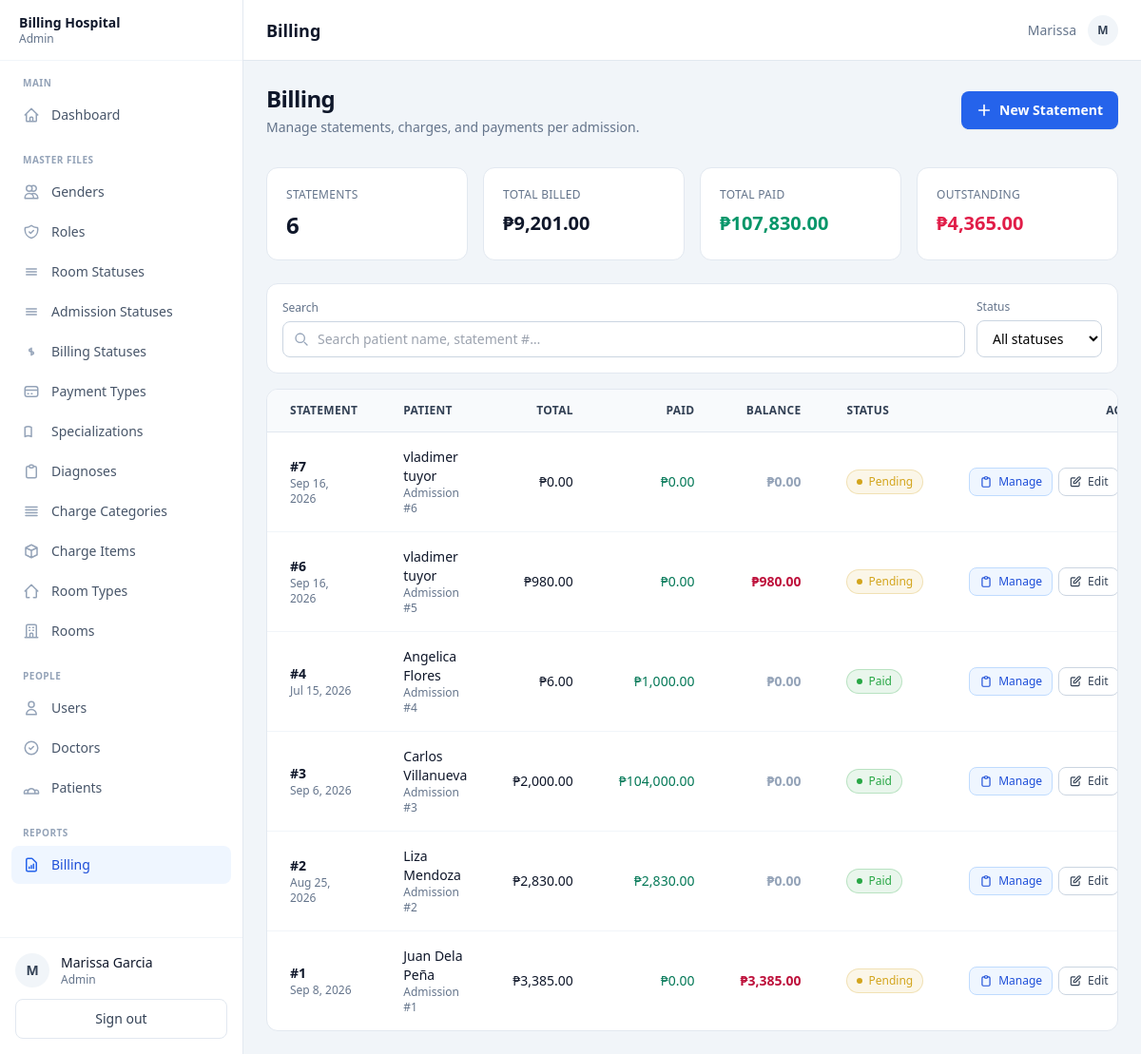
Screenshot of /index.php?page=billing (signed in) with the database file from the repository.
### tables this page shows
CREATE TABLE `billing_statement` (
  `statement_id` int(11) NOT NULL,
  `admission_id` int(11) NOT NULL,
  `status_id` int(11) NOT NULL,
  `statement_date` datetime NOT NULL,
  `due_date` date DEFAULT NULL,
  `subtotal_amount` decimal(12,2) NOT NULL DEFAULT 0.00,
  `insurance_coverage_amount` decimal(12,2) NOT NULL DEFAULT 0.00,
  `government_discount` decimal(12,2) NOT NULL DEFAULT 0.00,
  `tax_amount` decimal(12,2) NOT NULL DEFAULT 0.00,
  `total_amount` decimal(12,2) NOT NULL DEFAULT 0.00,
  `amount_paid` decimal(12,2) NOT NULL DEFAULT 0.00,
  `balance_amount` decimal(12,2) NOT NULL DEFAULT 0.00,
  `created_at` datetime NOT NULL DEFAULT current_timestamp(),
  `created_by_user_id` int(11) DEFAULT NULL,
  `notes` text DEFAULT NULL
);

CREATE TABLE `patient` (
  `patient_id` int(11) NOT NULL,
  `gender_id` int(11) NOT NULL,
  `first_name` varchar(100) NOT NULL,
  `last_name` varchar(100) NOT NULL,
  `birth_date` date DEFAULT NULL,
  `contact_number` varchar(30) DEFAULT NULL,
  `address` varchar(255) DEFAULT NULL,
  `email` varchar(150) DEFAULT NULL,
  `emergency_contact` varchar(150) DEFAULT NULL,
  `emergency_contact_number` varchar(30) DEFAULT NULL,
  `medical_history` text DEFAULT NULL,
  `created_at` datetime NOT NULL DEFAULT current_timestamp(),
  `is_active` tinyint(1) NOT NULL DEFAULT 1
);

CREATE TABLE `billing_status` (
  `status_id` int(11) NOT NULL,
  `status_name` varchar(50) NOT NULL,
  `color_code` varchar(20) DEFAULT NULL,
  `is_paid_status` tinyint(1) NOT NULL DEFAULT 0
);

### index.php (called while the page is built, shortened)
<?php
$currentUser = $_SESSION['user'];
$roleId      = (int)$currentUser['role_id'];
$layout = match ($roleId) {
    1 => 'admin',
    2 => 'doctor',
    3 => 'nurse',
    4 => 'cashier',
    default => 'admin',
};
require __DIR__ . '/views/layouts/' . $layout . '.php';

### controllers/BillingController.php (called while the page is built, shortened)
<?php
class BillingController
{
    private PDO $pdo;
    public function __construct(PDO $pdo) { $this->pdo = $pdo; }
    public function getAll(): array
    {
        return $this->pdo->query(
            'SELECT bs.statement_id, bs.admission_id, bs.status_id, bs.statement_date,
                    bs.due_date, bs.subtotal_amount, bs.insurance_coverage_amount,
                    bs.government_discount, bs.tax_amount, bs.total_amount,
                    bs.amount_paid, bs.balance_amount, bs.created_at, bs.notes,
                    bst.status_name, bst.color_code, bst.is_paid_status,
                    p.patient_id, p.first_name, p.last_name,
                    a.admission_datetime
             FROM `billing_statement` bs
             INNER JOIN `billing_status` bst ON bst.status_id = bs.status_id
             INNER JOIN `admission` a ON a.admission_id = bs.admission_id
             INNER JOIN `patient` p ON p.patient_id = a.patient_id
             ORDER BY bs.statement_id DESC'
        )->fetchAll();
    }
}

### views/admin/billing.php (the view, shortened to what this page needs)
<?php
require_once __DIR__ . '/../../controllers/BillingController.php';
$controller       = new BillingController($pdo);
$statements       = $controller->getAll();
$totalStatements = count($statements);
$totalBilled     = 0;
$totalPaid       = 0;
$totalBalance    = 0;
foreach ($statements as $s) {
    $totalBilled  += (float)$s['total_amount'];
    $totalPaid    += (float)$s['amount_paid'];
    $totalBalance += (float)$s['balance_amount'];
}
?>
<div class="mb-8 flex flex-col sm:flex-row sm:items-center sm:justify-between gap-4">
    <div>
        <h1 class="text-2xl font-bold text-slate-900 tracking-tight">Billing</h1>
        <p class="mt-1 text-sm text-slate-500">Manage statements, charges, and payments per admission.</p>
    </div>
    <button type="button" id="openCreateBtn"
            class="inline-flex items-center justify-center gap-2 rounded-lg bg-blue-600 px-4 py-2.5 text-sm font-semibold text-white shadow-sm hover:bg-blue-700">
        <svg class="w-4 h-4" fill="none" viewBox="0 0 24 24" stroke="currentColor" stroke-width="2.5">
            <path stroke-linecap="round" stroke-linejoin="round" d="M12 4v16m8-8H4"/>
        </svg>
        New Statement
    </button>
</div>
<div class="grid grid-cols-1 sm:grid-cols-4 gap-4 mb-6">
    <div class="bg-white rounded-xl border border-slate-200 p-5">
        <p class="text-xs font-medium text-slate-500 uppercase tracking-wide">Statements</p>
        <p class="mt-2 text-2xl font-bold text-slate-900"><?= $totalStatements ?></p>
    </div>
    <div class="bg-white rounded-xl border border-slate-200 p-5">
        <p class="text-xs font-medium text-slate-500 uppercase tracking-wide">Total Billed</p>
        <p class="mt-2 text-xl font-bold text-slate-900">₱<?= number_format($totalBilled, 2) ?></p>
    </div>
    <div class="bg-white rounded-xl border border-slate-200 p-5">
        <p class="text-xs font-medium text-slate-500 uppercase tracking-wide">Total Paid</p>
        <p class="mt-2 text-xl font-bold text-emerald-600">₱<?= number_format($totalPaid, 2) ?></p>
    </div>
    <div class="bg-white rounded-xl border border-slate-200 p-5">
        <p class="text-xs font-medium text-slate-500 uppercase tracking-wide">Outstanding</p>
        <p class="mt-2 text-xl font-bold text-rose-600">₱<?= number_format($totalBalance, 2) ?></p>
    </div>
</div>
<div class="bg-white rounded-xl border border-slate-200 p-4 mb-4">
    <div class="flex flex-col lg:flex-row lg:items-end gap-3">
        <div class="flex-1">
            <label class="block text-xs font-medium text-slate-500 mb-1.5">Search</label>
            <div class="relative">
                <input type="text" id="filterSearch" placeholder="Search patient name, statement #…"
                       class="w-full rounded-lg border border-slate-300 pl-9 pr-3 py-2 text-sm
                              focus:outline-none focus:ring-2 focus:ring-blue-500 focus:border-blue-500">
            </div>
        </div>
        <div>
            <label class="block text-xs font-medium text-slate-500 mb-1.5">Status</label>
            <select id="filterStatus"
                    class="w-full rounded-lg border border-slate-300 px-3 py-2 text-sm bg-white
                           focus:outline-none focus:ring-2 focus:ring-blue-500 focus:border-blue-500">
                <option value="">All statuses</option>
            </select>
        </div>
    </div>
</div>
<div class="bg-white rounded-xl border border-slate-200 overflow-hidden">
    <div class="overflow-x-auto">
        <table class="min-w-full text-sm">
            <thead class="bg-slate-50 border-b border-slate-200">
                <tr>
                    <th class="text-left px-6 py-3.5 font-semibold text-slate-700 text-xs uppercase tracking-wide">Statement</th>
                    <th class="text-left px-6 py-3.5 font-semibold text-slate-700 text-xs uppercase tracking-wide">Patient</th>
                    <th class="text-right px-6 py-3.5 font-semibold text-slate-700 text-xs uppercase tracking-wide">Total</th>
                    <th class="text-right px-6 py-3.5 font-semibold text-slate-700 text-xs uppercase tracking-wide">Paid</th>
                    <th class="text-right px-6 py-3.5 font-semibold text-slate-700 text-xs uppercase tracking-wide">Balance</th>
                    <th class="text-left px-6 py-3.5 font-semibold text-slate-700 text-xs uppercase tracking-wide">Status</th>
                    <th class="text-right px-6 py-3.5 font-semibold text-slate-700 text-xs uppercase tracking-wide">Actions</th>
                </tr>
            </thead>
            <tbody class="divide-y divide-slate-100">
                <?php foreach ($statements as $s):
                    $search = strtolower($s['first_name'] . ' ' . $s['last_name'] . ' #' . $s['statement_id'] . ' ' . $s['status_name']);
                ?>
                    <tr class="hover:bg-slate-50 statement-row"
                        data-statement-id="<?= (int)$s['statement_id'] ?>"
                        data-search="<?= htmlspecialchars($search) ?>"
                        data-status="<?= htmlspecialchars($s['status_name']) ?>">
                        <td class="px-6 py-4">
                            <p class="font-semibold text-slate-900">#<?= (int)$s['statement_id'] ?></p>
                            <p class="text-xs text-slate-500"><?= htmlspecialchars(date('M j, Y', strtotime($s['statement_date']))) ?></p>
                        </td>
                        <td class="px-6 py-4">
                            <p class="font-medium text-slate-900"><?= htmlspecialchars($s['first_name'] . ' ' . $s['last_name']) ?></p>
                            <p class="text-xs text-slate-500">Admission #<?= (int)$s['admission_id'] ?></p>
                        </td>
                        <td class="px-6 py-4 text-right font-medium text-slate-900 whitespace-nowrap">
                            ₱<?= number_format((float)$s['total_amount'], 2) ?>
                        </td>
                        <td class="px-6 py-4 text-right text-emerald-700 whitespace-nowrap">
                            ₱<?= number_format((float)$s['amount_paid'], 2) ?>
                        </td>
                        <td class="px-6 py-4 text-right font-semibold whitespace-nowrap
                                   <?= (float)$s['balance_amount'] > 0 ? 'text-rose-700' : 'text-slate-400' ?>">
                            ₱<?= number_format((float)$s['balance_amount'], 2) ?>
                        </td>
                        <td class="px-6 py-4">
                            <span class="inline-flex items-center gap-1.5 rounded-full border px-2.5 py-1 text-xs font-medium"
                                  style="background-color: <?= htmlspecialchars($s['color_code'] ?? '#6b7280') ?>1A;
                                         color: <?= htmlspecialchars($s['color_code'] ?? '#6b7280') ?>;
                                         border-color: <?= htmlspecialchars($s['color_code'] ?? '#6b7280') ?>40;">
                                <span class="w-1.5 h-1.5 rounded-full" style="background-color: <?= htmlspecialchars($s['color_code'] ?? '#6b7280') ?>"></span>
                                <?= htmlspecialchars($s['status_name']) ?>
                            </span>
                        </td>
                        <td class="px-6 py-4 text-right whitespace-nowrap">
                            <div class="inline-flex items-center gap-1.5">
                                <button type="button"
                                        class="manage-btn inline-flex items-center gap-1.5 rounded-lg border border-blue-200 bg-blue-50 px-2.5 py-1.5 text-xs font-medium text-blue-700 hover:bg-blue-100"
                                        data-statement-id="<?= (int)$s['statement_id'] ?>">
                                    <svg class="w-3.5 h-3.5" fill="none" viewBox="0 0 24 24" stroke="currentColor" stroke-width="2">
                                        <path stroke-linecap="round" stroke-linejoin="round" d="M9 5H7a2 2 0 00-2 2v12a2 2 0 002 2h10a2 2 0 002-2V7a2 2 0 00-2-2h-2M9 5a2 2 0 002 2h2a2 2 0 002-2M9 5a2 2 0 012-2h2a2 2 0 012 2"/>
                                    </svg>
                                    Manage
                                </button>
                                <button type="button"
                                        class="edit-btn inline-flex items-center gap-1.5 rounded-lg border border-slate-300 bg-white px-2.5 py-1.5 text-xs font-medium text-slate-700 hover:bg-slate-50 hover:border-slate-400"
                                        data-statement-id="<?= (int)$s['statement_id'] ?>">
                                    <svg class="w-3.5 h-3.5" fill="none" viewBox="0 0 24 24" stroke="currentColor" stroke-width="2">
                                        <path stroke-linecap="round" stroke-linejoin="round" d="M11 5H6a2 2 0 00-2 2v11a2 2 0 002 2h11a2 2 0 002-2v-5m-1.414-9.414a2 2 0 112.828 2.828L11.828 15H9v-2.828l8.586-8.586z"/>
                                    </svg>
                                    Edit
                                </button>
                            </div>
                        </td>
                    </tr>
                <?php endforeach; ?>
            </tbody>
        </table>
    </div>
</div>

### rows the page displays
billing_statement: statement_id "7", statement_date "Sep 16, 2026", patient.first_name+last_name "vladimer tuyor", admission "6", total_amount "0.00", amount_paid "0.00", balance_amount "0.00", status.status_name "Pending"
billing_statement: statement_id "6", statement_date "Sep 16, 2026", patient.first_name+last_name "vladimer tuyor", admission "5", total_amount "980.00", amount_paid "0.00", balance_amount "980.00", status.status_name "Pending"
billing_statement: statement_id "4", statement_date "Jul 15, 2026", patient.first_name+last_name "Angelica Flores", admission "4", total_amount "6.00", amount_paid "1,000.00", balance_amount "0.00", status.status_name "Paid"
billing_statement: statement_id "3", statement_date "Sep 6, 2026", patient.first_name+last_name "Carlos Villanueva", admission "3", total_amount "2,000.00", amount_paid "104,000.00", balance_amount "0.00", status.status_name "Paid"
billing_statement: statement_id "2", statement_date "Aug 25, 2026", patient.first_name+last_name "Liza Mendoza", admission "2", total_amount "2,830.00", amount_paid "2,830.00", balance_amount "0.00", status.status_name "Paid"
billing_statement: statement_id "1", statement_date "Sep 8, 2026", patient.first_name+last_name "Juan Dela Peña", admission "1", total_amount "3,385.00", amount_paid "0.00", balance_amount "3,385.00", status.status_name "Pending"

### other values shown
$currentUser['role_name'] "Admin"
$sectionName "MAIN"
$item['label'] "Dashboard"
$sectionName "MASTER FILES"
$item['label'] "Genders"
$item['label'] "Roles"
$item['label'] "Room Statuses"
$item['label'] "Admission Statuses"
$item['label'] "Billing Statuses"
$item['label'] "Payment Types"
$item['label'] "Specializations"
$item['label'] "Diagnoses"
$item['label'] "Charge Categories"
$item['label'] "Charge Items"
$item['label'] "Room Types"
